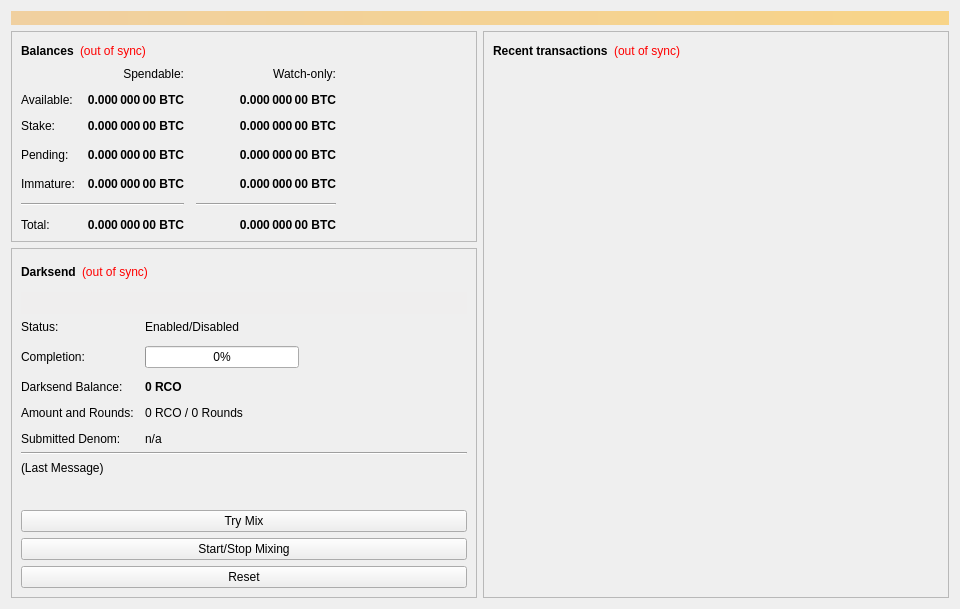
<?xml version="1.0" encoding="UTF-8"?>
<ui version="4.0">
 <class>OverviewPage</class>
 <widget class="QWidget" name="OverviewPage">
  <property name="geometry">
   <rect>
    <x>0</x>
    <y>0</y>
    <width>960</width>
    <height>594</height>
   </rect>
  </property>
  <property name="minimumSize">
   <size>
    <width>960</width>
    <height>0</height>
   </size>
  </property>
  <property name="windowTitle">
   <string>Form</string>
  </property>
  <layout class="QVBoxLayout" name="topLayout">
   <item>
    <widget class="QLabel" name="labelAlerts">
     <property name="visible">
      <bool>false</bool>
     </property>
     <property name="styleSheet">
      <string notr="true">background-color: qlineargradient(x1: 0, y1: 0, x2: 1, y2: 0, stop:0 #F0D0A0, stop:1 #F8D488); color:#000000;</string>
     </property>
     <property name="wordWrap">
      <bool>true</bool>
     </property>
     <property name="margin">
      <number>3</number>
     </property>
    </widget>
   </item>
   <item>
    <layout class="QHBoxLayout" name="horizontalLayout" stretch="1,1">
     <item>
      <layout class="QVBoxLayout" name="verticalLayout_2">
       <item>
        <widget class="QFrame" name="frame">
         <property name="frameShape">
          <enum>QFrame::StyledPanel</enum>
         </property>
         <property name="frameShadow">
          <enum>QFrame::Raised</enum>
         </property>
         <layout class="QVBoxLayout" name="verticalLayout_4">
          <item>
           <layout class="QHBoxLayout" name="horizontalLayout_4">
            <item>
             <widget class="QLabel" name="label_5">
              <property name="font">
               <font>
                <weight>75</weight>
                <bold>true</bold>
               </font>
              </property>
              <property name="text">
               <string>Balances</string>
              </property>
             </widget>
            </item>
            <item>
             <widget class="QLabel" name="labelWalletStatus">
              <property name="cursor">
               <cursorShape>WhatsThisCursor</cursorShape>
              </property>
              <property name="toolTip">
               <string>The displayed information may be out of date. Your wallet automatically synchronizes with the Rampant network after a connection is established, but this process has not completed yet.</string>
              </property>
              <property name="styleSheet">
               <string notr="true">QLabel { color: red; }</string>
              </property>
              <property name="text">
               <string notr="true">(out of sync)</string>
              </property>
              <property name="alignment">
               <set>Qt::AlignLeading|Qt::AlignLeft|Qt::AlignVCenter</set>
              </property>
             </widget>
            </item>
            <item>
             <spacer name="horizontalSpacer_3">
              <property name="orientation">
               <enum>Qt::Horizontal</enum>
              </property>
              <property name="sizeHint" stdset="0">
               <size>
                <width>40</width>
                <height>20</height>
               </size>
              </property>
             </spacer>
            </item>
           </layout>
          </item>
          <item>
           <layout class="QGridLayout" name="gridLayout">
            <property name="spacing">
             <number>12</number>
            </property>
            <item row="3" column="2">
             <widget class="QLabel" name="labelWatchPending">
              <property name="font">
               <font>
                <weight>75</weight>
                <bold>true</bold>
               </font>
              </property>
              <property name="cursor">
               <cursorShape>IBeamCursor</cursorShape>
              </property>
              <property name="toolTip">
               <string>Unconfirmed transactions to watch-only addresses</string>
              </property>
              <property name="text">
               <string notr="true">0.000 000 00 BTC</string>
              </property>
              <property name="alignment">
               <set>Qt::AlignRight|Qt::AlignTrailing|Qt::AlignVCenter</set>
              </property>
              <property name="textInteractionFlags">
               <set>Qt::LinksAccessibleByMouse|Qt::TextSelectableByKeyboard|Qt::TextSelectableByMouse</set>
              </property>
             </widget>
            </item>
            <item row="3" column="1">
             <widget class="QLabel" name="labelUnconfirmed">
              <property name="font">
               <font>
                <weight>75</weight>
                <bold>true</bold>
               </font>
              </property>
              <property name="cursor">
               <cursorShape>IBeamCursor</cursorShape>
              </property>
              <property name="toolTip">
               <string>Total of transactions that have yet to be confirmed, and do not yet count toward the spendable balance</string>
              </property>
              <property name="text">
               <string notr="true">0.000 000 00 BTC</string>
              </property>
              <property name="alignment">
               <set>Qt::AlignRight|Qt::AlignTrailing|Qt::AlignVCenter</set>
              </property>
              <property name="textInteractionFlags">
               <set>Qt::LinksAccessibleByMouse|Qt::TextSelectableByKeyboard|Qt::TextSelectableByMouse</set>
              </property>
             </widget>
            </item>
            <item row="4" column="2">
             <widget class="QLabel" name="labelWatchImmature">
              <property name="font">
               <font>
                <weight>75</weight>
                <bold>true</bold>
               </font>
              </property>
              <property name="cursor">
               <cursorShape>IBeamCursor</cursorShape>
              </property>
              <property name="toolTip">
               <string>Mined balance in watch-only addresses that has not yet matured</string>
              </property>
              <property name="text">
               <string notr="true">0.000 000 00 BTC</string>
              </property>
              <property name="alignment">
               <set>Qt::AlignRight|Qt::AlignTrailing|Qt::AlignVCenter</set>
              </property>
              <property name="textInteractionFlags">
               <set>Qt::LinksAccessibleByMouse|Qt::TextSelectableByKeyboard|Qt::TextSelectableByMouse</set>
              </property>
             </widget>
            </item>
            <item row="5" column="0" colspan="2">
             <widget class="Line" name="lineSpendableBalance">
              <property name="orientation">
               <enum>Qt::Horizontal</enum>
              </property>
             </widget>
            </item>
            <item row="5" column="2">
             <widget class="Line" name="lineWatchBalance">
              <property name="sizePolicy">
               <sizepolicy hsizetype="Preferred" vsizetype="Fixed">
                <horstretch>0</horstretch>
                <verstretch>0</verstretch>
               </sizepolicy>
              </property>
              <property name="minimumSize">
               <size>
                <width>140</width>
                <height>0</height>
               </size>
              </property>
              <property name="orientation">
               <enum>Qt::Horizontal</enum>
              </property>
             </widget>
            </item>
            <item row="6" column="0">
             <widget class="QLabel" name="labelTotalText">
              <property name="text">
               <string>Total:</string>
              </property>
             </widget>
            </item>
            <item row="4" column="1">
             <widget class="QLabel" name="labelImmature">
              <property name="font">
               <font>
                <weight>75</weight>
                <bold>true</bold>
               </font>
              </property>
              <property name="cursor">
               <cursorShape>IBeamCursor</cursorShape>
              </property>
              <property name="toolTip">
               <string>Mined balance that has not yet matured</string>
              </property>
              <property name="text">
               <string notr="true">0.000 000 00 BTC</string>
              </property>
              <property name="alignment">
               <set>Qt::AlignRight|Qt::AlignTrailing|Qt::AlignVCenter</set>
              </property>
              <property name="textInteractionFlags">
               <set>Qt::LinksAccessibleByMouse|Qt::TextSelectableByKeyboard|Qt::TextSelectableByMouse</set>
              </property>
             </widget>
            </item>
            <item row="3" column="3">
             <spacer name="horizontalSpacer_2">
              <property name="orientation">
               <enum>Qt::Horizontal</enum>
              </property>
              <property name="sizeHint" stdset="0">
               <size>
                <width>40</width>
                <height>20</height>
               </size>
              </property>
             </spacer>
            </item>
            <item row="4" column="0">
             <widget class="QLabel" name="labelImmatureText">
              <property name="text">
               <string>Immature:</string>
              </property>
             </widget>
            </item>
            <item row="6" column="1">
             <widget class="QLabel" name="labelTotal">
              <property name="font">
               <font>
                <weight>75</weight>
                <bold>true</bold>
               </font>
              </property>
              <property name="cursor">
               <cursorShape>IBeamCursor</cursorShape>
              </property>
              <property name="toolTip">
               <string>Your current total balance</string>
              </property>
              <property name="text">
               <string notr="true">0.000 000 00 BTC</string>
              </property>
              <property name="alignment">
               <set>Qt::AlignRight|Qt::AlignTrailing|Qt::AlignVCenter</set>
              </property>
              <property name="textInteractionFlags">
               <set>Qt::LinksAccessibleByMouse|Qt::TextSelectableByKeyboard|Qt::TextSelectableByMouse</set>
              </property>
             </widget>
            </item>
            <item row="6" column="2">
             <widget class="QLabel" name="labelWatchTotal">
              <property name="font">
               <font>
                <weight>75</weight>
                <bold>true</bold>
               </font>
              </property>
              <property name="cursor">
               <cursorShape>IBeamCursor</cursorShape>
              </property>
              <property name="toolTip">
               <string>Current total balance in watch-only addresses</string>
              </property>
              <property name="text">
               <string notr="true">0.000 000 00 BTC</string>
              </property>
              <property name="alignment">
               <set>Qt::AlignRight|Qt::AlignTrailing|Qt::AlignVCenter</set>
              </property>
              <property name="textInteractionFlags">
               <set>Qt::LinksAccessibleByMouse|Qt::TextSelectableByKeyboard|Qt::TextSelectableByMouse</set>
              </property>
             </widget>
            </item>
            <item row="0" column="2">
             <widget class="QLabel" name="labelWatchonly">
              <property name="text">
               <string>Watch-only:</string>
              </property>
              <property name="alignment">
               <set>Qt::AlignRight|Qt::AlignTrailing|Qt::AlignVCenter</set>
              </property>
             </widget>
            </item>
            <item row="1" column="0">
             <widget class="QLabel" name="labelBalanceText">
              <property name="text">
               <string>Available:</string>
              </property>
             </widget>
            </item>
            <item row="1" column="1">
             <widget class="QLabel" name="labelBalance">
              <property name="font">
               <font>
                <weight>75</weight>
                <bold>true</bold>
               </font>
              </property>
              <property name="cursor">
               <cursorShape>IBeamCursor</cursorShape>
              </property>
              <property name="toolTip">
               <string>Your current spendable balance</string>
              </property>
              <property name="text">
               <string notr="true">0.000 000 00 BTC</string>
              </property>
              <property name="alignment">
               <set>Qt::AlignRight|Qt::AlignTrailing|Qt::AlignVCenter</set>
              </property>
              <property name="textInteractionFlags">
               <set>Qt::LinksAccessibleByMouse|Qt::TextSelectableByKeyboard|Qt::TextSelectableByMouse</set>
              </property>
             </widget>
            </item>
            <item row="2" column="0">
             <widget class="QLabel" name="label_10">
              <property name="text">
               <string>Stake:</string>
              </property>
             </widget>
            </item>
            <item row="2" column="1">
             <widget class="QLabel" name="labelStake">
              <property name="font">
               <font>
                <weight>75</weight>
                <bold>true</bold>
               </font>
              </property>
              <property name="cursor">
               <cursorShape>IBeamCursor</cursorShape>
              </property>
              <property name="toolTip">
               <string>Total of coins that was staked, and do not yet count toward the current balance</string>
              </property>
              <property name="text">
               <string notr="true">0.000 000 00 BTC</string>
              </property>
              <property name="alignment">
               <set>Qt::AlignRight|Qt::AlignTrailing|Qt::AlignVCenter</set>
              </property>
              <property name="textInteractionFlags">
               <set>Qt::LinksAccessibleByMouse|Qt::TextSelectableByKeyboard|Qt::TextSelectableByMouse</set>
              </property>
             </widget>
            </item>
            <item row="2" column="2">
             <widget class="QLabel" name="labelWatchStake">
              <property name="font">
               <font>
                <weight>75</weight>
                <bold>true</bold>
               </font>
              </property>
              <property name="cursor">
               <cursorShape>IBeamCursor</cursorShape>
              </property>
              <property name="toolTip">
               <string>Total of coins that was staked in watch-only addresses, and do not yet count toward the current watch-only balance</string>
              </property>
              <property name="text">
               <string notr="true">0.000 000 00 BTC</string>
              </property>
              <property name="alignment">
               <set>Qt::AlignRight|Qt::AlignTrailing|Qt::AlignVCenter</set>
              </property>
              <property name="textInteractionFlags">
               <set>Qt::LinksAccessibleByMouse|Qt::TextSelectableByKeyboard|Qt::TextSelectableByMouse</set>
              </property>
             </widget>
            </item>
            <item row="1" column="2">
             <widget class="QLabel" name="labelWatchAvailable">
              <property name="font">
               <font>
                <weight>75</weight>
                <bold>true</bold>
               </font>
              </property>
              <property name="cursor">
               <cursorShape>IBeamCursor</cursorShape>
              </property>
              <property name="toolTip">
               <string>Your current balance in watch-only addresses</string>
              </property>
              <property name="text">
               <string notr="true">0.000 000 00 BTC</string>
              </property>
              <property name="alignment">
               <set>Qt::AlignRight|Qt::AlignTrailing|Qt::AlignVCenter</set>
              </property>
              <property name="textInteractionFlags">
               <set>Qt::LinksAccessibleByMouse|Qt::TextSelectableByKeyboard|Qt::TextSelectableByMouse</set>
              </property>
             </widget>
            </item>
            <item row="3" column="0">
             <widget class="QLabel" name="labelPendingText">
              <property name="text">
               <string>Pending:</string>
              </property>
             </widget>
            </item>
            <item row="0" column="1">
             <widget class="QLabel" name="labelSpendable">
              <property name="text">
               <string>Spendable:</string>
              </property>
              <property name="alignment">
               <set>Qt::AlignRight|Qt::AlignTrailing|Qt::AlignVCenter</set>
              </property>
             </widget>
            </item>
           </layout>
          </item>
         </layout>
        </widget>
       </item>
       <item>
        <widget class="QFrame" name="frameDarksend">
         <property name="sizePolicy">
          <sizepolicy hsizetype="Expanding" vsizetype="Expanding">
           <horstretch>0</horstretch>
           <verstretch>0</verstretch>
          </sizepolicy>
         </property>
         <property name="minimumSize">
          <size>
           <width>0</width>
           <height>350</height>
          </size>
         </property>
         <property name="layoutDirection">
          <enum>Qt::LeftToRight</enum>
         </property>
         <property name="frameShape">
          <enum>QFrame::StyledPanel</enum>
         </property>
         <property name="frameShadow">
          <enum>QFrame::Raised</enum>
         </property>
         <layout class="QVBoxLayout" name="verticalLayout_5">
          <item>
           <layout class="QHBoxLayout" name="horizontalLayout_5">
            <item>
             <widget class="QLabel" name="label_2">
              <property name="font">
               <font>
                <weight>75</weight>
                <bold>true</bold>
               </font>
              </property>
              <property name="text">
               <string>Darksend</string>
              </property>
             </widget>
            </item>
            <item>
             <widget class="QLabel" name="labelDarksendSyncStatus">
              <property name="toolTip">
               <string>The displayed information may be out of date. Your wallet automatically synchronizes with the Rampant network after a connection is established, but this process has not completed yet.</string>
              </property>
              <property name="styleSheet">
               <string notr="true">QLabel { color: red; }</string>
              </property>
              <property name="text">
               <string notr="true">(out of sync)</string>
              </property>
              <property name="alignment">
               <set>Qt::AlignLeading|Qt::AlignLeft|Qt::AlignVCenter</set>
              </property>
             </widget>
            </item>
            <item>
             <spacer name="horizontalSpacer_4">
              <property name="orientation">
               <enum>Qt::Horizontal</enum>
              </property>
              <property name="sizeHint" stdset="0">
               <size>
                <width>40</width>
                <height>20</height>
               </size>
              </property>
             </spacer>
            </item>
           </layout>
          </item>
          <item>
           <widget class="QPushButton" name="runAutoDenom">
            <property name="palette">
             <palette>
              <active>
               <colorrole role="WindowText">
                <brush brushstyle="SolidPattern">
                 <color alpha="255">
                  <red>0</red>
                  <green>0</green>
                  <blue>0</blue>
                 </color>
                </brush>
               </colorrole>
               <colorrole role="Button">
                <brush brushstyle="SolidPattern">
                 <color alpha="255">
                  <red>239</red>
                  <green>238</green>
                  <blue>238</blue>
                 </color>
                </brush>
               </colorrole>
               <colorrole role="Light">
                <brush brushstyle="SolidPattern">
                 <color alpha="255">
                  <red>255</red>
                  <green>255</green>
                  <blue>255</blue>
                 </color>
                </brush>
               </colorrole>
               <colorrole role="Midlight">
                <brush brushstyle="SolidPattern">
                 <color alpha="255">
                  <red>247</red>
                  <green>246</green>
                  <blue>246</blue>
                 </color>
                </brush>
               </colorrole>
               <colorrole role="Dark">
                <brush brushstyle="SolidPattern">
                 <color alpha="255">
                  <red>119</red>
                  <green>119</green>
                  <blue>119</blue>
                 </color>
                </brush>
               </colorrole>
               <colorrole role="Mid">
                <brush brushstyle="SolidPattern">
                 <color alpha="255">
                  <red>159</red>
                  <green>159</green>
                  <blue>159</blue>
                 </color>
                </brush>
               </colorrole>
               <colorrole role="Text">
                <brush brushstyle="SolidPattern">
                 <color alpha="255">
                  <red>0</red>
                  <green>0</green>
                  <blue>0</blue>
                 </color>
                </brush>
               </colorrole>
               <colorrole role="BrightText">
                <brush brushstyle="SolidPattern">
                 <color alpha="255">
                  <red>255</red>
                  <green>255</green>
                  <blue>255</blue>
                 </color>
                </brush>
               </colorrole>
               <colorrole role="ButtonText">
                <brush brushstyle="SolidPattern">
                 <color alpha="255">
                  <red>0</red>
                  <green>0</green>
                  <blue>0</blue>
                 </color>
                </brush>
               </colorrole>
               <colorrole role="Base">
                <brush brushstyle="SolidPattern">
                 <color alpha="255">
                  <red>255</red>
                  <green>255</green>
                  <blue>255</blue>
                 </color>
                </brush>
               </colorrole>
               <colorrole role="Window">
                <brush brushstyle="SolidPattern">
                 <color alpha="255">
                  <red>239</red>
                  <green>238</green>
                  <blue>238</blue>
                 </color>
                </brush>
               </colorrole>
               <colorrole role="Shadow">
                <brush brushstyle="SolidPattern">
                 <color alpha="255">
                  <red>0</red>
                  <green>0</green>
                  <blue>0</blue>
                 </color>
                </brush>
               </colorrole>
               <colorrole role="AlternateBase">
                <brush brushstyle="SolidPattern">
                 <color alpha="255">
                  <red>247</red>
                  <green>246</green>
                  <blue>246</blue>
                 </color>
                </brush>
               </colorrole>
               <colorrole role="ToolTipBase">
                <brush brushstyle="SolidPattern">
                 <color alpha="255">
                  <red>255</red>
                  <green>255</green>
                  <blue>220</blue>
                 </color>
                </brush>
               </colorrole>
               <colorrole role="ToolTipText">
                <brush brushstyle="SolidPattern">
                 <color alpha="255">
                  <red>0</red>
                  <green>0</green>
                  <blue>0</blue>
                 </color>
                </brush>
               </colorrole>
              </active>
              <inactive>
               <colorrole role="WindowText">
                <brush brushstyle="SolidPattern">
                 <color alpha="255">
                  <red>0</red>
                  <green>0</green>
                  <blue>0</blue>
                 </color>
                </brush>
               </colorrole>
               <colorrole role="Button">
                <brush brushstyle="SolidPattern">
                 <color alpha="255">
                  <red>239</red>
                  <green>238</green>
                  <blue>238</blue>
                 </color>
                </brush>
               </colorrole>
               <colorrole role="Light">
                <brush brushstyle="SolidPattern">
                 <color alpha="255">
                  <red>255</red>
                  <green>255</green>
                  <blue>255</blue>
                 </color>
                </brush>
               </colorrole>
               <colorrole role="Midlight">
                <brush brushstyle="SolidPattern">
                 <color alpha="255">
                  <red>247</red>
                  <green>246</green>
                  <blue>246</blue>
                 </color>
                </brush>
               </colorrole>
               <colorrole role="Dark">
                <brush brushstyle="SolidPattern">
                 <color alpha="255">
                  <red>119</red>
                  <green>119</green>
                  <blue>119</blue>
                 </color>
                </brush>
               </colorrole>
               <colorrole role="Mid">
                <brush brushstyle="SolidPattern">
                 <color alpha="255">
                  <red>159</red>
                  <green>159</green>
                  <blue>159</blue>
                 </color>
                </brush>
               </colorrole>
               <colorrole role="Text">
                <brush brushstyle="SolidPattern">
                 <color alpha="255">
                  <red>0</red>
                  <green>0</green>
                  <blue>0</blue>
                 </color>
                </brush>
               </colorrole>
               <colorrole role="BrightText">
                <brush brushstyle="SolidPattern">
                 <color alpha="255">
                  <red>255</red>
                  <green>255</green>
                  <blue>255</blue>
                 </color>
                </brush>
               </colorrole>
               <colorrole role="ButtonText">
                <brush brushstyle="SolidPattern">
                 <color alpha="255">
                  <red>0</red>
                  <green>0</green>
                  <blue>0</blue>
                 </color>
                </brush>
               </colorrole>
               <colorrole role="Base">
                <brush brushstyle="SolidPattern">
                 <color alpha="255">
                  <red>255</red>
                  <green>255</green>
                  <blue>255</blue>
                 </color>
                </brush>
               </colorrole>
               <colorrole role="Window">
                <brush brushstyle="SolidPattern">
                 <color alpha="255">
                  <red>239</red>
                  <green>238</green>
                  <blue>238</blue>
                 </color>
                </brush>
               </colorrole>
               <colorrole role="Shadow">
                <brush brushstyle="SolidPattern">
                 <color alpha="255">
                  <red>0</red>
                  <green>0</green>
                  <blue>0</blue>
                 </color>
                </brush>
               </colorrole>
               <colorrole role="AlternateBase">
                <brush brushstyle="SolidPattern">
                 <color alpha="255">
                  <red>247</red>
                  <green>246</green>
                  <blue>246</blue>
                 </color>
                </brush>
               </colorrole>
               <colorrole role="ToolTipBase">
                <brush brushstyle="SolidPattern">
                 <color alpha="255">
                  <red>255</red>
                  <green>255</green>
                  <blue>220</blue>
                 </color>
                </brush>
               </colorrole>
               <colorrole role="ToolTipText">
                <brush brushstyle="SolidPattern">
                 <color alpha="255">
                  <red>0</red>
                  <green>0</green>
                  <blue>0</blue>
                 </color>
                </brush>
               </colorrole>
              </inactive>
              <disabled>
               <colorrole role="WindowText">
                <brush brushstyle="SolidPattern">
                 <color alpha="255">
                  <red>119</red>
                  <green>119</green>
                  <blue>119</blue>
                 </color>
                </brush>
               </colorrole>
               <colorrole role="Button">
                <brush brushstyle="SolidPattern">
                 <color alpha="255">
                  <red>239</red>
                  <green>238</green>
                  <blue>238</blue>
                 </color>
                </brush>
               </colorrole>
               <colorrole role="Light">
                <brush brushstyle="SolidPattern">
                 <color alpha="255">
                  <red>255</red>
                  <green>255</green>
                  <blue>255</blue>
                 </color>
                </brush>
               </colorrole>
               <colorrole role="Midlight">
                <brush brushstyle="SolidPattern">
                 <color alpha="255">
                  <red>247</red>
                  <green>246</green>
                  <blue>246</blue>
                 </color>
                </brush>
               </colorrole>
               <colorrole role="Dark">
                <brush brushstyle="SolidPattern">
                 <color alpha="255">
                  <red>119</red>
                  <green>119</green>
                  <blue>119</blue>
                 </color>
                </brush>
               </colorrole>
               <colorrole role="Mid">
                <brush brushstyle="SolidPattern">
                 <color alpha="255">
                  <red>159</red>
                  <green>159</green>
                  <blue>159</blue>
                 </color>
                </brush>
               </colorrole>
               <colorrole role="Text">
                <brush brushstyle="SolidPattern">
                 <color alpha="255">
                  <red>119</red>
                  <green>119</green>
                  <blue>119</blue>
                 </color>
                </brush>
               </colorrole>
               <colorrole role="BrightText">
                <brush brushstyle="SolidPattern">
                 <color alpha="255">
                  <red>255</red>
                  <green>255</green>
                  <blue>255</blue>
                 </color>
                </brush>
               </colorrole>
               <colorrole role="ButtonText">
                <brush brushstyle="SolidPattern">
                 <color alpha="255">
                  <red>119</red>
                  <green>119</green>
                  <blue>119</blue>
                 </color>
                </brush>
               </colorrole>
               <colorrole role="Base">
                <brush brushstyle="SolidPattern">
                 <color alpha="255">
                  <red>239</red>
                  <green>238</green>
                  <blue>238</blue>
                 </color>
                </brush>
               </colorrole>
               <colorrole role="Window">
                <brush brushstyle="SolidPattern">
                 <color alpha="255">
                  <red>239</red>
                  <green>238</green>
                  <blue>238</blue>
                 </color>
                </brush>
               </colorrole>
               <colorrole role="Shadow">
                <brush brushstyle="SolidPattern">
                 <color alpha="255">
                  <red>0</red>
                  <green>0</green>
                  <blue>0</blue>
                 </color>
                </brush>
               </colorrole>
               <colorrole role="AlternateBase">
                <brush brushstyle="SolidPattern">
                 <color alpha="255">
                  <red>239</red>
                  <green>238</green>
                  <blue>238</blue>
                 </color>
                </brush>
               </colorrole>
               <colorrole role="ToolTipBase">
                <brush brushstyle="SolidPattern">
                 <color alpha="255">
                  <red>255</red>
                  <green>255</green>
                  <blue>220</blue>
                 </color>
                </brush>
               </colorrole>
               <colorrole role="ToolTipText">
                <brush brushstyle="SolidPattern">
                 <color alpha="255">
                  <red>0</red>
                  <green>0</green>
                  <blue>0</blue>
                 </color>
                </brush>
               </colorrole>
              </disabled>
             </palette>
            </property>
            <property name="focusPolicy">
             <enum>Qt::NoFocus</enum>
            </property>
            <property name="autoFillBackground">
             <bool>true</bool>
            </property>
            <property name="text">
             <string/>
            </property>
            <property name="flat">
             <bool>true</bool>
            </property>
           </widget>
          </item>
          <item>
           <layout class="QFormLayout" name="formLayout">
            <property name="fieldGrowthPolicy">
             <enum>QFormLayout::AllNonFixedFieldsGrow</enum>
            </property>
            <property name="horizontalSpacing">
             <number>11</number>
            </property>
            <property name="verticalSpacing">
             <number>12</number>
            </property>
            <item row="0" column="0">
             <widget class="QLabel" name="label_6">
              <property name="text">
               <string>Status:</string>
              </property>
             </widget>
            </item>
            <item row="1" column="0">
             <widget class="QLabel" name="label_7">
              <property name="text">
               <string>Completion:</string>
              </property>
             </widget>
            </item>
            <item row="1" column="1">
             <widget class="QProgressBar" name="darksendProgress">
              <property name="maximumSize">
               <size>
                <width>154</width>
                <height>16777215</height>
               </size>
              </property>
              <property name="value">
               <number>0</number>
              </property>
             </widget>
            </item>
            <item row="3" column="0">
             <widget class="QLabel" name="labelAnonymizedText">
              <property name="text">
               <string>Darksend Balance:</string>
              </property>
             </widget>
            </item>
            <item row="3" column="1">
             <widget class="QLabel" name="labelAnonymized">
              <property name="font">
               <font>
                <weight>75</weight>
                <bold>true</bold>
               </font>
              </property>
              <property name="text">
               <string notr="true">0 RCO</string>
              </property>
             </widget>
            </item>
            <item row="4" column="0">
             <widget class="QLabel" name="label_8">
              <property name="text">
               <string>Amount and Rounds:</string>
              </property>
             </widget>
            </item>
            <item row="4" column="1">
             <widget class="QLabel" name="labelAmountRounds">
              <property name="text">
               <string>0 RCO / 0 Rounds</string>
              </property>
             </widget>
            </item>
            <item row="5" column="0">
             <widget class="QLabel" name="label_9">
              <property name="text">
               <string>Submitted Denom:</string>
              </property>
             </widget>
            </item>
            <item row="5" column="1">
             <widget class="QLabel" name="labelSubmittedDenom">
              <property name="toolTip">
               <string>The denominations you submitted to the Masternode.&lt;br&gt;To mix, other users must submit the exact same denominations.</string>
              </property>
              <property name="text">
               <string>n/a</string>
              </property>
             </widget>
            </item>
            <item row="0" column="1">
             <widget class="QLabel" name="darksendEnabled">
              <property name="text">
               <string>Enabled/Disabled</string>
              </property>
             </widget>
            </item>
           </layout>
          </item>
          <item>
           <widget class="Line" name="lineLastMessage">
            <property name="orientation">
             <enum>Qt::Horizontal</enum>
            </property>
           </widget>
          </item>
          <item>
           <widget class="QLabel" name="darksendStatus">
            <property name="minimumSize">
             <size>
              <width>288</width>
              <height>43</height>
             </size>
            </property>
            <property name="text">
             <string>(Last Message)</string>
            </property>
            <property name="alignment">
             <set>Qt::AlignLeading|Qt::AlignLeft|Qt::AlignTop</set>
            </property>
            <property name="wordWrap">
             <bool>true</bool>
            </property>
           </widget>
          </item>
          <item>
           <widget class="QPushButton" name="darksendAuto">
            <property name="sizePolicy">
             <sizepolicy hsizetype="MinimumExpanding" vsizetype="Fixed">
              <horstretch>0</horstretch>
              <verstretch>0</verstretch>
             </sizepolicy>
            </property>
            <property name="toolTip">
             <string>Try to manually submit a Darksend request.</string>
            </property>
            <property name="text">
             <string>Try Mix</string>
            </property>
           </widget>
          </item>
          <item>
           <widget class="QPushButton" name="toggleDarksend">
            <property name="sizePolicy">
             <sizepolicy hsizetype="MinimumExpanding" vsizetype="Fixed">
              <horstretch>0</horstretch>
              <verstretch>0</verstretch>
             </sizepolicy>
            </property>
            <property name="text">
             <string>Start/Stop Mixing</string>
            </property>
           </widget>
          </item>
          <item>
           <widget class="QPushButton" name="darksendReset">
            <property name="sizePolicy">
             <sizepolicy hsizetype="MinimumExpanding" vsizetype="Fixed">
              <horstretch>0</horstretch>
              <verstretch>0</verstretch>
             </sizepolicy>
            </property>
            <property name="toolTip">
             <string>Reset the current status of Darksend (can interrupt Darksend if it's in the process of Mixing, which can cost you money!)</string>
            </property>
            <property name="autoFillBackground">
             <bool>false</bool>
            </property>
            <property name="text">
             <string>Reset</string>
            </property>
           </widget>
          </item>
         </layout>
        </widget>
       </item>
       <item>
        <spacer name="verticalSpacer">
         <property name="orientation">
          <enum>Qt::Vertical</enum>
         </property>
         <property name="sizeHint" stdset="0">
          <size>
           <width>20</width>
           <height>40</height>
          </size>
         </property>
        </spacer>
       </item>
      </layout>
     </item>
     <item>
      <layout class="QVBoxLayout" name="verticalLayout_3">
       <item>
        <widget class="QFrame" name="frame_2">
         <property name="frameShape">
          <enum>QFrame::StyledPanel</enum>
         </property>
         <property name="frameShadow">
          <enum>QFrame::Raised</enum>
         </property>
         <layout class="QVBoxLayout" name="verticalLayout">
          <item>
           <layout class="QHBoxLayout" name="horizontalLayout_2">
            <item>
             <widget class="QLabel" name="label_4">
              <property name="font">
               <font>
                <weight>75</weight>
                <bold>true</bold>
               </font>
              </property>
              <property name="text">
               <string>Recent transactions</string>
              </property>
             </widget>
            </item>
            <item>
             <widget class="QLabel" name="labelTransactionsStatus">
              <property name="cursor">
               <cursorShape>WhatsThisCursor</cursorShape>
              </property>
              <property name="toolTip">
               <string>The displayed information may be out of date. Your wallet automatically synchronizes with the Rampant network after a connection is established, but this process has not completed yet.</string>
              </property>
              <property name="styleSheet">
               <string notr="true">QLabel { color: red; }</string>
              </property>
              <property name="text">
               <string notr="true">(out of sync)</string>
              </property>
              <property name="alignment">
               <set>Qt::AlignRight|Qt::AlignTrailing|Qt::AlignVCenter</set>
              </property>
             </widget>
            </item>
            <item>
             <spacer name="horizontalSpacer">
              <property name="orientation">
               <enum>Qt::Horizontal</enum>
              </property>
              <property name="sizeHint" stdset="0">
               <size>
                <width>40</width>
                <height>20</height>
               </size>
              </property>
             </spacer>
            </item>
           </layout>
          </item>
          <item>
           <widget class="QListView" name="listTransactions">
            <property name="styleSheet">
             <string notr="true">QListView { background: transparent; }</string>
            </property>
            <property name="frameShape">
             <enum>QFrame::NoFrame</enum>
            </property>
            <property name="verticalScrollBarPolicy">
             <enum>Qt::ScrollBarAlwaysOff</enum>
            </property>
            <property name="horizontalScrollBarPolicy">
             <enum>Qt::ScrollBarAlwaysOff</enum>
            </property>
            <property name="selectionMode">
             <enum>QAbstractItemView::NoSelection</enum>
            </property>
           </widget>
          </item>
         </layout>
        </widget>
       </item>
      </layout>
     </item>
    </layout>
   </item>
  </layout>
 </widget>
 <resources/>
 <connections/>
</ui>
